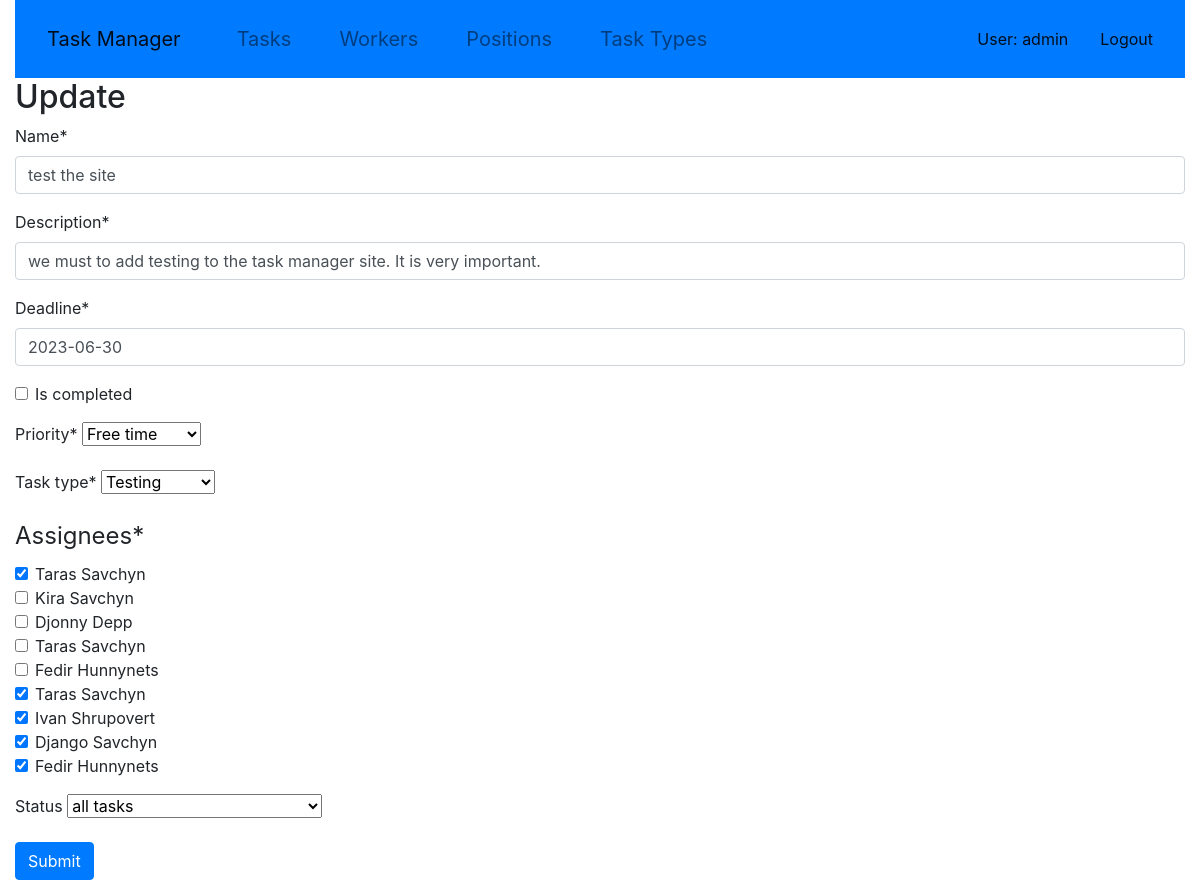
Screenshot of /tasks/2/update/ (signed in) with the database file from the repository.
### task_manager/models.py (models this page shows, shortened)
class Worker(AbstractUser):
    photo = models.ImageField(upload_to="images/%Y/%m/%d", blank=True, null=True)
    position = models.ForeignKey(
        Position, on_delete=models.CASCADE, blank=True, null=True
    )
    class Meta:
        ordering = ["position"]
    def __str__(self):
        return f"{self.first_name} {self.last_name}"
    def get_absolute_url(self):
        return reverse("task-manager:worker-detail", kwargs={"pk": self.pk})

class Task(models.Model):
    PRIORITIES = (
        ("High", "One week"),
        ("Medium", "One month"),
        ("Low", "Three month"),
        ("Absent", "Free time"),
    )
    STATUS = (
        ("not_done", "all tasks"),
        ("in_progress", "tasks that are being worked on"),
        ("approved", "completed tasks"),
    )
    name = models.CharField(max_length=63)
    description = models.TextField(blank=True, null=True)
    deadline = models.DateField()
    is_completed = models.BooleanField(default=False)
    priority = models.CharField(max_length=63, choices=PRIORITIES)
    task_type = models.ForeignKey(TaskType, on_delete=models.CASCADE)
    assignees = models.ManyToManyField(Worker)
    status = models.CharField(max_length=63, choices=STATUS, null=True, blank=True)
    class Meta:
        ordering = ["priority"]

class TaskType(models.Model):
    name = models.CharField(max_length=63, unique=True)
    class Meta:
        ordering = ["name"]
    def __str__(self):
        return self.name

### task_manager/views.py (the view)
# urls.py: path("tasks/<int:pk>/update/", TaskUpdateView.as_view(), name="task-update"),
class TaskUpdateView(LoginRequiredMixin, generic.UpdateView):
    model = Task
    success_url = reverse_lazy("task_manager:task-list")
    form_class = TaskForm

### task_manager/forms.py (shortened to what this page needs)
class TaskForm(forms.ModelForm):
    assignees = forms.ModelMultipleChoiceField(
        queryset=get_user_model().objects.all(),
        widget=forms.CheckboxSelectMultiple,
    )
    description = forms.CharField(max_length=255)
    class Meta:
        model = Task
        fields = "__all__"

### templates/task_manager/task_form.html (shortened to what this page needs)
{% extends "base.html" %}
{% load crispy_forms_filters %}
{% block content %}
  <h2>{{ object|yesno:"Update,Create" }}</h2>
  <form action="" method="post" novalidate>
    {{form|crispy }}
    <input type="submit" value="Submit" class="btn btn-primary">
  </form>
{% endblock %}

### templates/includes/sidebar.html (shortened to what this page needs)
<nav class="navbar navbar-expand-lg navbar-light bg-primary active">
  <a class="navbar-brand btn-lg" href="{% url "task-manager:index" %}">Task Manager</a>
  <div class="collapse navbar-collapse" id="navbarText">
    <ul class="navbar-nav mr-auto">
      <li class="nav-item btn-lg ">
        <a class="nav-link" href="{% url "task-manager:task-list" %}">Tasks</a>
      </li>
      <li class="nav-item btn-lg ">
        <a class="nav-link" href="{% url "task-manager:worker-list" %}">Workers</a>
      </li>
      <li class="nav-item btn-lg ">
        <a class="nav-link" href="{% url "task-manager:position-list" %}">Positions</a>
      </li>
      <li class="nav-item btn-lg ">
        <a class="nav-link" href="{% url "task-manager:task-type-list" %}">Task Types</a>
      </li>
    </ul>
    {% if user.is_authenticated %}
      <span class="navbar-text">
        <a class="nav-link" href="{{ user.get_absolute_url }}">User: {{ user.get_username }}</a>
      </span>
      <span class="navbar-text">
        <a class="nav-link" href="{% url 'logout'%}?next={{request.path}}">Logout</a>
      </span>
      {% endif %}
  </div>
</nav>

### static/css/styles.css (style rules this page uses)
* { box-sizing: border-box; }
body { margin: 0; display: flex; align-items: center; justify-content: center; height: max-content; }
a { text-decoration: none; }

### rows the page displays
Worker: get_username "admin"
Task: name "test the site", description "we must to add testing to the task manager site. It is very important.", deadline "2023-06-30", priority "Free time", task_type "Testing", status "all tasks"

### other values shown
{{ object|yesno:"Update,Create" }} "Update"
